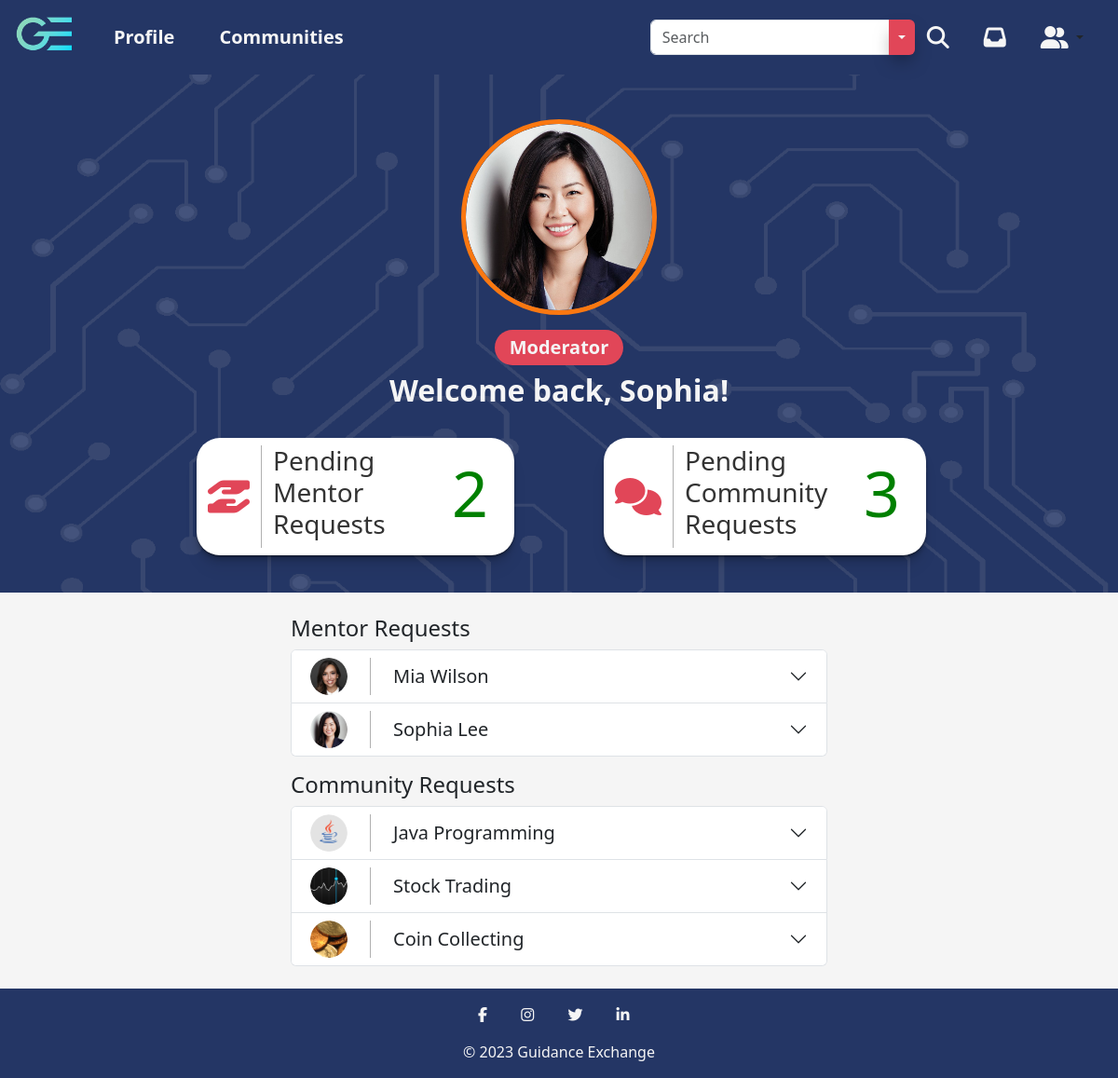
Page /moderator-dashboard.php?profileID=6 (signed in) on the committed database.
### tables this page shows
CREATE TABLE UserData_t (
  UserID INT(9) NOT NULL,
  FirstName VARCHAR(255) NOT NULL,
  LastName VARCHAR(255) NOT NULL,
  ProfilePicture VARCHAR(255),
  ProfilePictureBorder VARCHAR(255),
  ProfilePictureBackground VARCHAR(255),
  Rating INT(1),
  LocationCity VARCHAR(255),
  LocationState VARCHAR(255),
  Facebook VARCHAR(255),
  Twitter VARCHAR(255),
  Instagram VARCHAR(255),
  LinkedIn VARCHAR(255),
  Mentoring LONGTEXT,
  AboutMe LONGTEXT,
  WorkTitle VARCHAR(255),
  WorkLocation VARCHAR(255),
  WorkStartDate DATE,
  WorkEndDate DATE,
  WorkDescription LONGTEXT,
  EducationDegree VARCHAR(255),
  EducationLocation VARCHAR(255),
  EducationStartDate DATE,
  EducationEndDate DATE,
  EducationDescription LONGTEXT,
  Associations VARCHAR(255),
  CONSTRAINT UserData_t_PK PRIMARY KEY (UserID),
  CONSTRAINT UserData_t_FK1 FOREIGN KEY (UserID) REFERENCES Auth_t(UserID)
);

CREATE TABLE CommunityRequests_t (
  CommunityRequestID INT(9) NOT NULL Auto_Increment,
  CommunityID INT(11) NOT NULL,
  UserID INT(9) NOT NULL,
  CommunityName VARCHAR(255),
  CommunityDescription LONGTEXT,
  CommunityPicture VARCHAR(255),
  CONSTRAINT CommunityRequests_t_PK PRIMARY KEY (CommunityRequestID),
  CONSTRAINT CommunityRequests_t_FK1 FOREIGN KEY (UserID) REFERENCES Auth_t(UserID),
  CONSTRAINT CommunityRequests_t_FK2 FOREIGN KEY (CommunityID) REFERENCES community_data(community_id)
) Auto_Increment = 1;

### includes/session.inc.php (called while the page is built, shortened)
<?php
$userID = $_SESSION['UserID'];

### moderator-dashboard.php (the view, shortened to what this page needs)
<!DOCTYPE html>
<html lang="en">
<head>
  <link href="assets/fontawesome/css/fontawesome.css" rel="stylesheet">
  <link href="assets/fontawesome/css/brands.css" rel="stylesheet">
  <link href="assets/fontawesome/css/solid.css" rel="stylesheet">
  <link href="assets/bootstrap/css/bootstrap.min.css" rel="stylesheet" />
  <link rel="stylesheet" href="css/moderator.css" />
  <link rel="stylesheet" href="css/main.css" />
</head>
<header>
  <?php
  include('includes/session.inc.php');
  ?>
  <nav class="navbar navbar-expand-lg navbar-light">
    <div class="container-fluid">
      <a class="navbar-brand" href="home.php"><img src="img/logo_gradient.png" alt="Guidance Exchange Logo" height="70" /></a>
      <div class="collapse navbar-collapse" id="navbarSupportedContent">
        <ul class="navbar-nav me-auto mb-2 mb-lg-0">
          <li class="nav-item">
            <a class="nav-link highlight-link nav-text px-4" href="profile.php?profileID=<?php echo $userID ?>">Profile</a>
          </li>
          <li class="nav-item">
            <a class="nav-link highlight-link nav-text px-4" href="communities.php">Communities</a>
          </li>
        </ul>
        <ul class="navbar-nav d-flex flex-row me-1">
          <li class="nav-item me-3 me-lg-0 px-2 d-flex align-items-center">
            <form class="d-flex" role="search" action="search.php" method="GET">
              <div class="input-group">
                <input class="form-control" name="query" type="search" placeholder="Search" aria-label="Search" autocomplete="off">
                <button type="button" class="btn main-button btn-drop dropdown-toggle dropdown-toggle-split" data-bs-toggle="dropdown" data-bs-auto-close="false" aria-expanded="false">
                </button>
              </div>
              <button class="btn" type="submit"><i class="fa-solid fa-magnifying-glass fa-xl"></i></button>
            </form>
          </li>
          <li class="nav-item me-3 me-lg-0 px-2">
            <a class="nav-link" href="messages.php"><i class="fa-solid fa-inbox fa-xl"></i></a>
          </li>
          <li class="nav-item dropdown me-3 me-lg-0 px-2 d-flex justify-content-center">
            <button class="btn dropdown-toggle" data-bs-toggle="dropdown" aria-expanded="false">
              <i class="fa-solid fa-user-group fa-xl"></i>
            </button>
          </li>
        </ul>
      </div>
    </div>
  </nav>
</header>
<body>
  <?php
  $sql = "SELECT `FirstName`, `LastName`, `ProfilePicture`, `ProfilePictureBorder`, `ProfilePictureBackground` FROM `UserData_t` WHERE `UserID` = $userID";
  $result = mysqli_query($con, $sql);
  while ($profile = mysqli_fetch_assoc($result)) {
    $firstName = $profile['FirstName'];
    $lastName = $profile['LastName'];
    $profilePicture = $profile['ProfilePicture'];
    $profilePictureBorder = $profile['ProfilePictureBorder'];
    $profilePictureBackground = $profile['ProfilePictureBackground'];
  }
  $sqlMentorRequests = "SELECT * FROM `MentorRequests_t`";
  $resultMentorRequests = mysqli_query($con, $sqlMentorRequests);
  $mentorRequestsArray = array();
  while ($mentorRequests = mysqli_fetch_assoc($resultMentorRequests)) {
    $mentorRequestsArray[] = array('UserID' => $mentorRequests['UserID'], 'ResumeLocation' => $mentorRequests['ResumeLocation'], 'MentorStatement' => $mentorRequests['MentorStatement']);
  }
  foreach ($mentorRequestsArray as $request) {
    $user = $request['UserID'];
    $sqlUser = "SELECT `FirstName`, `LastName`, `ProfilePicture`, `LinkedIn` FROM `UserData_t` WHERE `UserID` = $user";
    $resultUser = mysqli_query($con, $sqlUser);
    while ($userData = mysqli_fetch_assoc($resultUser)) {
      $userDataArray[] = array('UserID' => $request['UserID'], 'FirstName' => $userData['FirstName'], 'LastName' => $userData['LastName'], 'ProfilePicture' => $userData['ProfilePicture'], 'LinkedIn' => $userData['LinkedIn'], 'ResumeLocation' => $request['ResumeLocation'], 'MentorStatement' => $request['MentorStatement']);
    }
  }
  $sqlCommunityRequests = "SELECT * FROM `CommunityRequests_t`";
  $resultCommunityRequests = mysqli_query($con, $sqlCommunityRequests);
  $communityRequestsArray = array();
  while ($communityRequests = mysqli_fetch_assoc($resultCommunityRequests)) {
    $communityRequestsArray[] = array('CommunityRequestID' => $communityRequests['CommunityRequestID'], 'CommunityID' => $communityRequests['CommunityID'], 'UserID' => $communityRequests['UserID'], 'CommunityName' => $communityRequests['CommunityName'], 'CommunityDescription' => $communityRequests['CommunityDescription'], 'CommunityPicture' => $communityRequests['CommunityPicture']);
  }
  foreach ($communityRequestsArray as $request) {
    $user = $request['UserID'];
    $sqlUser = "SELECT `FirstName`, `LastName`, `ProfilePicture` FROM `UserData_t` WHERE `UserID` = $user";
    $resultUser = mysqli_query($con, $sqlUser);
    while ($communityData = mysqli_fetch_assoc($resultUser)) {
      $communityDataArray[] = array('UserID' => $request['UserID'], 'FirstName' => $communityData['FirstName'], 'LastName' => $communityData['LastName'], 'ProfilePicture' => $communityData['ProfilePicture'], 'CommunityRequestID' => $request['CommunityRequestID'], 'CommunityID' => $request['CommunityID'], 'CommunityName' => $request['CommunityName'], 'CommunityDescription' => $request['CommunityDescription'], 'CommunityPicture' => $request['CommunityPicture']);
    }
  }
  ?>
  <section class="moderator__photo-section pt-5 pb-3" style="background-image: url('img/<?php echo $profilePictureBackground; ?>'); background-attachment: fixed; background-size: cover;">
    <div class="container-fluid flex-column">
      <?php
      if ($profilePictureBorder == null) {
        if ($profilePicture == null) {
          echo '<img class="moderator__profile-photo mb-3 rounded-circle" style="border-color: #008a0e;" src="img/blank-profile-image.png" alt="' . $firstName . ' ' . $lastName . ' Profile Photo" width="210" height="210">';
        } else {
          echo '<img class="moderator__profile-photo mb-3 rounded-circle" style="border-color: #008a0e;" src="upload/' . $profilePicture . '" alt="' . $firstName . ' ' . $lastName . ' Profile Photo" width="210" height="210">';
        }
      } else {
        if ($profilePicture == null) {
          echo '<img class="moderator__profile-photo mb-3 rounded-circle" style="border-color: ' . $profilePictureBorder . ';" src="img/blank-profile-image.png" alt="' . $firstName . ' ' . $lastName . ' Profile Photo" width="210" height="210">';
        } else {
          echo '<img class="moderator__profile-photo mb-3 rounded-circle" style="border-color: ' . $profilePictureBorder . ';" src="upload/' . $profilePicture . '" alt="' . $firstName . ' ' . $lastName . ' Profile Photo" width="210" height="210">';
        }
      }
      ?>
      <div class="moderator__tag mb-2">
        <p class="py-1 px-3 m-0">Moderator</p>
      </div>
      <h1 class="moderator__profile-name">Welcome back, <?php echo $firstName; ?>!</h1>
      <div class="container pb-4">
        <div class="row">
          <div class="col container-fluid justify-content-end me-5 mt-4">
            <div class="row row-cols-auto moderator__profile-section pt-2">
              <div class="col d-flex moderator__profile-icon align-items-center">
                <i class="fa-solid fa-hand-holding-hand"></i>
              </div>
              <div class="col moderator__profile-wrap">
                <h3>Pending<br>Mentor<br>Requests</h3>
              </div>
              <div class="col">
                <p class="moderator__requests-counter pe-3" style="color:
                <?php
                if (sizeof($mentorRequestsArray) < 5) {
                  echo 'green';
                } elseif (sizeof($mentorRequestsArray) < 10) {
                  echo 'orange';
                } else {
                  echo 'red';
                }
                ?>;"><?php echo sizeof($mentorRequestsArray); ?></p>
              </div>
            </div>
          </div>
          <div class="col container-fluid justify-content-start ms-5 mt-4">
            <div class="row row-cols-auto moderator__profile-section pt-2">
              <div class="col d-flex moderator__profile-icon align-items-center">
                <i class="fa-solid fa-comments"></i>
              </div>
              <div class="col moderator__profile-wrap">
                <h3>Pending<br>Community<br>Requests</h3>
              </div>
              <div class="col">
                <p class="moderator__requests-counter pe-3" style="color:
                <?php
                if (sizeof($communityRequestsArray) < 5) {
                  echo 'green';
                } elseif (sizeof($communityRequestsArray) < 10) {
                  echo 'orange';
                } else {
                  echo 'red';
                }
                ?>;"><?php echo sizeof($communityRequestsArray); ?></p>
              </div>
            </div>
          </div>
        </div>
      </div>
    </div>
  </section>
  <section class="content-section pt-4 content">
    <div class="container-fluid w-50 pb-4 flex-column">
      <?php
      if ($mentorRequestsArray != null) {
        echo '<div class="d-flex align-items-start w-100">';
        echo '<h4>Mentor Requests</h4>';
        echo '</div>';
        echo '<div class="accordion w-100 row" id="mentor-requests">';
        for ($i = 0; $i < sizeof($userDataArray); $i++) {
          echo '<div class="accordion-item">';
          echo '<div class="accordion-header">';
          echo '<button class="accordion-button collapsed py-2" type="button" data-bs-toggle="collapse" data-bs-target="#mentor_collapse' . $i . '" aria-expanded="false" aria-controls="mentor_collapse' . $i . '">';
          echo '<div class="d-flex align-items-center">';
          echo '<div class="d-flex align-items-center justify-content-center">';
          if ($userDataArray[$i]['ProfilePicture'] == null) {
            echo '<img class="me-4 rounded-circle" src="img/blank-profile-image.png" alt="' . $userDataArray[$i]['FirstName'] . ' ' . $userDataArray[$i]['LastName'] . ' Profile Photo" width="40" height="40">';
          } else {
            echo '<img class="me-4 rounded-circle" src="/upload/' . $userDataArray[$i]['ProfilePicture'] . '" alt="' . $userDataArray[$i]['FirstName'] . ' ' . $userDataArray[$i]['LastName'] . ' Profile Photo" width="40" height="40">';
          }
          echo '</div>';
          echo '<div class="moderator__request-header ps-4 mb-0 d-flex align-items-center">';
          echo '<h4 class="m-0">' . $userDataArray[$i]['FirstName'] . ' ' . $userDataArray[$i]['LastName'] . '</h4>';
          echo '</div>';
          echo '</div>';
          echo '</button>';
          echo '</div>';
          echo '<div id="mentor_collapse' . $i . '" class="accordion-collapse collapse" data-bs-parent="#mentor-requests">';
          echo '<div class="accordion-body">';
          echo '<div class="container-fluid pt-3">';
          echo '</div></div></div></div>';
        }
        echo '</div>';
      }
      if ($communityRequestsArray != null) {
        echo '<div class="d-flex align-items-start w-100 pt-3">';
        echo '<h4>Community Requests</h4>';
        echo '</div>';
        echo '<div class="accordion w-100 row" id="community-requests">';
        for ($x = 0; $x < sizeof($communityDataArray); $x++) {
          echo '<div class="accordion-item">';
          echo '<div class="accordion-header">';
          echo '<button class="accordion-button collapsed py-2" type="button" data-bs-toggle="collapse" data-bs-target="#community_collapse' . $x . '" aria-expanded="false" aria-controls="community_collapse' . $x . '">';
          echo '<div class="d-flex align-items-center">';
          echo '<div class="d-flex align-items-center justify-content-center moderator__mentor-request-photo">';
          if ($communityDataArray[$x]['CommunityPicture'] != null) {
            echo '<img class="me-4 rounded-circle" src="/upload/' . $communityDataArray[$x]['CommunityPicture'] . '" alt="' . $communityDataArray[$x]['CommunityName'] . ' Profile Photo" width="40" height="40">';
          } else {
            echo '<img class="me-4 rounded-circle" src="/img/logo_gradient.png" alt="GE Logo" width="40" height="40">';
          }
          echo '</div>';
          echo '<div class="moderator__request-header ps-4 mb-0 d-flex align-items-center">';
          echo '<h4 class="m-0">' . $communityDataArray[$x]['CommunityName'] . '</h4>';
          echo '</div>';
          echo '</div>';
          echo '</button>';
          echo '</div>';
          echo '<div id="community_collapse' . $x . '" class="accordion-collapse collapse" data-bs-parent="#community-requests">';
          echo '<div class="accordion-body">';
          echo '<div class="container-fluid pt-3">';
          echo '</div></div></div></div>';
        }
        echo '</div>';
      }
      ?>
    </div>
  </section>
</body>
<footer>
  <nav class="navbar">
    <div class="mx-auto">
      <div class="my-3">
        <a href="https://www.facebook.com/" class="mx-3"><i class="fa fa-facebook"></i></a>
        <a href="https://www.instagram.com/" class="mx-3"><i class="fa fa-instagram"></i></a>
        <a href="https://www.twitter.com/" class="mx-3"><i class="fa fa-twitter"></i></a>
        <a href="https://www.linkedin.com" class="mx-3"><i class="fa fa-linkedin"></i></a>
      </div>
      <div class="footer-text text-center pb-3">© 2023 Guidance Exchange</div>
    </div>
  </nav>
</footer>
</html>

### rows in the picture
userdata_t: ProfilePictureBackground (picture), ProfilePicture (picture), FirstName "Sophia", LastName "Lee"
userdata_t: ProfilePicture (picture), FirstName "Mia", LastName "Wilson"
communityrequests_t: CommunityPicture (picture), CommunityName "Java Programming"
communityrequests_t: CommunityPicture (picture), CommunityName "Stock Trading"
communityrequests_t: CommunityPicture (picture), CommunityName "Coin Collecting"

### other values in the picture
sizeof($mentorRequestsArray) "2"
sizeof($communityRequestsArray) "3"
